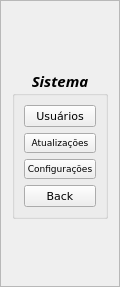
        <widget class="QFrame" name="Sistema_Frame">
         <property name="geometry">
          <rect>
           <x>0</x>
           <y>0</y>
           <width>120</width>
           <height>287</height>
          </rect>
         </property>
         <property name="autoFillBackground">
          <bool>true</bool>
         </property>
         <property name="frameShape">
          <enum>QFrame::StyledPanel</enum>
         </property>
         <property name="frameShadow">
          <enum>QFrame::Raised</enum>
         </property>
         <layout class="QGridLayout" name="gridLayout_18">
          <item row="0" column="0">
           <widget class="QGroupBox" name="SistemaMenu">
            <property name="enabled">
             <bool>true</bool>
            </property>
            <property name="sizePolicy">
             <sizepolicy hsizetype="Fixed" vsizetype="Fixed">
              <horstretch>0</horstretch>
              <verstretch>0</verstretch>
             </sizepolicy>
            </property>
            <property name="minimumSize">
             <size>
              <width>10</width>
              <height>0</height>
             </size>
            </property>
            <property name="sizeIncrement">
             <size>
              <width>0</width>
              <height>0</height>
             </size>
            </property>
            <property name="font">
             <font>
              <family>Sitka Display</family>
              <pointsize>11</pointsize>
              <weight>75</weight>
              <italic>true</italic>
              <bold>true</bold>
              <strikeout>false</strikeout>
              <kerning>true</kerning>
             </font>
            </property>
            <property name="title">
             <string>Sistema</string>
            </property>
            <property name="alignment">
             <set>Qt::AlignCenter</set>
            </property>
            <layout class="QGridLayout" name="gridLayout_19">
             <item row="2" column="0">
              <widget class="QPushButton" name="SistConfig_Button">
               <property name="font">
                <font>
                 <family>Verdana</family>
                 <pointsize>7</pointsize>
                 <weight>50</weight>
                 <italic>false</italic>
                 <bold>false</bold>
                </font>
               </property>
               <property name="text">
                <string>Configurações</string>
               </property>
              </widget>
             </item>
             <item row="0" column="0">
              <widget class="QPushButton" name="SistUsu_Button">
               <property name="font">
                <font>
                 <family>Verdana</family>
                 <pointsize>8</pointsize>
                 <weight>50</weight>
                 <italic>false</italic>
                 <bold>false</bold>
                </font>
               </property>
               <property name="text">
                <string>Usuários</string>
               </property>
              </widget>
             </item>
             <item row="4" column="0">
              <widget class="QPushButton" name="SistBack_Button">
               <property name="font">
                <font>
                 <family>Verdana</family>
                 <pointsize>8</pointsize>
                 <weight>50</weight>
                 <italic>false</italic>
                 <bold>false</bold>
                </font>
               </property>
               <property name="text">
                <string>Back</string>
               </property>
              </widget>
             </item>
             <item row="1" column="0">
              <widget class="QPushButton" name="SistAtua_Button">
               <property name="font">
                <font>
                 <family>Verdana</family>
                 <pointsize>7</pointsize>
                 <weight>50</weight>
                 <italic>false</italic>
                 <bold>false</bold>
                </font>
               </property>
               <property name="text">
                <string>Atualizações</string>
               </property>
              </widget>
             </item>
            </layout>
           </widget>
          </item>
         </layout>
        </widget>
